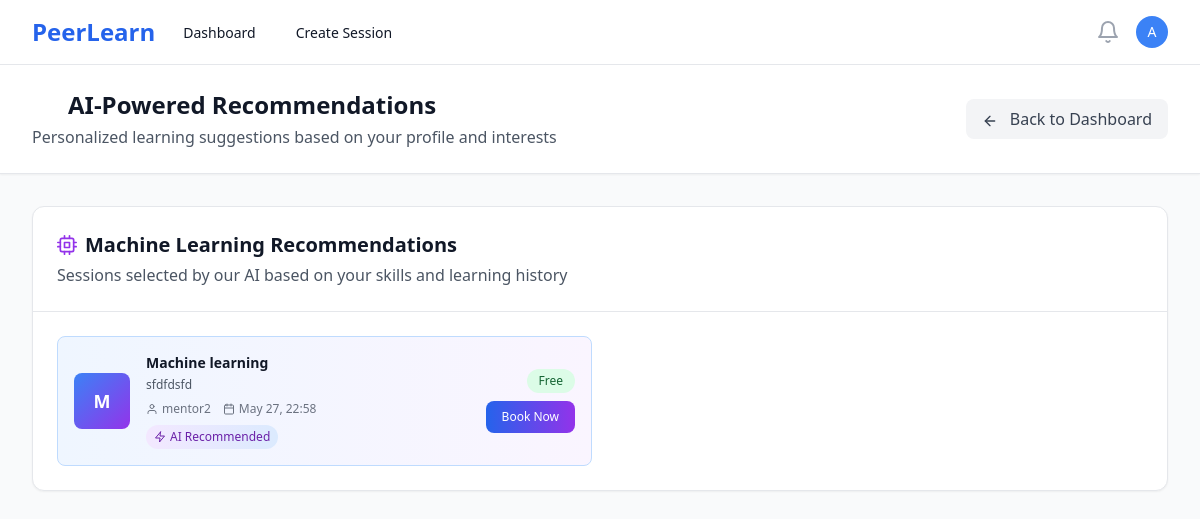
Page /recommendations/ (signed in) on the committed database.
### users/models.py (models this page shows, shortened)
class User(AbstractUser):
    ROLE_CHOICES = [
        ('mentor', 'Mentor'),
        ('learner', 'Learner'),
    ]
    id = models.UUIDField(primary_key=True, default=uuid.uuid4, editable=False)
    role = models.CharField(max_length=10, choices=ROLE_CHOICES, default='learner')
    bio = models.TextField(blank=True, null=True)
    skills = models.CharField(max_length=500, blank=True, help_text="Comma-separated skills for recommendation matching")
    interests = models.CharField(max_length=500, blank=True, help_text="Learning interests for AI recommendations")
    domain = models.CharField(max_length=100, blank=True, help_text="Learning domain/field")
    expertise = models.CharField(max_length=100, blank=True, help_text="Primary domain/area of expertise")
    career_goals = models.TextField(blank=True, help_text="Career aspirations for AI guidance")
    profile_image = models.ImageField(upload_to='profiles/', blank=True, null=True)
    created_at = models.DateTimeField(auto_now_add=True)
    updated_at = models.DateTimeField(auto_now=True)
    @property
    def is_mentor(self):
        return self.role == 'mentor'

### sessions/models.py (models this page shows, shortened)
class Session(models.Model):
    STATUS_CHOICES = [
        ('draft', 'Draft'),
        ('scheduled', 'Scheduled'),
        ('live', 'Live'),
        ('completed', 'Completed'),
        ('cancelled', 'Cancelled'),
    ]
    CATEGORY_CHOICES = [
        ('programming', 'Programming & Development'),
        ('data-science', 'Data Science & Analytics'),
        ('web-development', 'Web Development'),
        ('mobile-development', 'Mobile Development'),
        ('ai-ml', 'AI & Machine Learning'),
        ('design', 'UI/UX Design'),
        ('business', 'Business & Marketing'),
        ('language', 'Language Learning'),
        ('music', 'Music & Arts'),
        ('fitness', 'Health & Fitness'),
        ('other', 'Other'),
    ]
    id = models.UUIDField(primary_key=True, default=uuid.uuid4, editable=False)
    mentor = models.ForeignKey(User, on_delete=models.CASCADE, related_name='mentor_sessions')
    title = models.CharField(max_length=200)
    description = models.TextField()
    thumbnail = models.ImageField(upload_to='session_thumbnails/', blank=True, null=True, help_text="Session cover image")
    category = models.CharField(max_length=50, choices=CATEGORY_CHOICES, blank=True, help_text="Session category for recommendations")
    skills = models.TextField(blank=True, help_text="Comma-separated skills for ML matching")
    price = models.DecimalField(max_digits=8, decimal_places=2, null=True, blank=True, help_text="Price in INR, null for free sessions")
    schedule = models.DateTimeField()
    duration = models.IntegerField(help_text="Duration in minutes")
    max_participants = models.IntegerField(default=10)
    status = models.CharField(max_length=20, choices=STATUS_CHOICES, default='draft')
    created_at = models.DateTimeField(auto_now_add=True)
    updated_at = models.DateTimeField(auto_now=True)
    class Meta:
        ordering = ['-schedule']

### recommendations/views.py (the view)
# urls.py: path('', views.recommendations_page, name='recommendations_page'),
@login_required
def recommendations_page(request):
    try:
        recommended_sessions = get_recommendations_for_user(request.user)
        recommended_mentors = get_mentor_recommendations_for_user(request.user)
    except Exception as e:
        recommended_sessions = Session.objects.filter(
            status='scheduled',
            schedule__gte=timezone.now()
        ).exclude(
            bookings__learner=request.user,
            bookings__status='confirmed'
        ).select_related('mentor')[:8]
        recommended_mentors = []
    from datetime import timedelta
    recent_date = timezone.now() - timedelta(days=7)
    trending_sessions = Session.objects.filter(
        status='scheduled',
        schedule__gte=timezone.now(),
        bookings__created_at__gte=recent_date
    ).exclude(
        bookings__learner=request.user,
        bookings__status='confirmed'
    ).annotate(
        recent_bookings=Count('bookings', filter=Q(bookings__created_at__gte=recent_date))
    ).filter(recent_bookings__gte=1).order_by('-recent_bookings')[:5]
    popular_sessions = Session.objects.filter(
        status='scheduled',
        schedule__gte=timezone.now(),
        popularity__isnull=False
    ).exclude(
        bookings__learner=request.user,
        bookings__status='confirmed'
    ).select_related('popularity', 'mentor').order_by(
        '-popularity__rating_average',
        '-popularity__booking_count'
    )[:5]
    all_sessions = Session.objects.filter(
        status='scheduled',
        schedule__gte=timezone.now()
    ).exclude(
        bookings__learner=request.user,
        bookings__status='confirmed'
    ).select_related('mentor')[:10]
    context = {
        'recommended_sessions': recommended_sessions,
        'recommended_mentors': recommended_mentors,
        'trending_sessions': trending_sessions,
        'popular_sessions': popular_sessions,
        'all_sessions': all_sessions,
        'user_skills': request.user.skills or '',
        'user_expertise': request.user.expertise or ''
    }
    return render(request, 'recommendations/recommendations_page.html', context)

### recommendations/recommendation_engine.py (called while the page is built, shortened)
def get_recommendations_for_user(user):
    engine = RecommendationEngine(user)
    return engine.get_personalized_recommendations()

def get_mentor_recommendations_for_user(user):
    engine = RecommendationEngine(user)
    return engine.get_mentor_recommendations()

    def parse_skills(self, skills_data):
        if isinstance(skills_data, str):
            try:
                skills_data = json.loads(skills_data)
            except:
                skills_data = [s.strip() for s in skills_data.split(',') if s.strip()]
        if isinstance(skills_data, list):
            return [skill.lower().strip() for skill in skills_data if skill]
        return []

    def get_personalized_recommendations(self):
        recommendations = []
        content_based = self.content_based_filtering()
        recommendations.extend(content_based)
        collaborative = self.collaborative_filtering()
        recommendations.extend(collaborative)
        popularity_based = self.popularity_based_filtering()
        recommendations.extend(popularity_based)
        trending = self.get_trending_sessions()
        recommendations.extend(trending)
        unique_sessions = {}
        sorted_recommendations = sorted(
            unique_sessions.values(),
            key=lambda x: x['score'],
            reverse=True
        )
        return [item['session'] for item in sorted_recommendations[:8]]

    def content_based_filtering(self):
        recommendations = []
        all_skills = self.user_skills + self.user_interests
        if not all_skills:
            return recommendations

    def collaborative_filtering(self):
        recommendations = []
        similar_users = User.objects.filter(
            role='learner',
            expertise__isnull=False
        ).exclude(id=self.user.id)
        user_similarities = []
        for other_user in similar_users:
            other_skills = self.parse_skills(other_user.expertise or [])
            similarity = self.calculate_skill_similarity(self.user_skills, other_skills)
            if similarity > 0.3:  # 30% similarity threshold
                user_similarities.append((other_user, similarity))
        return recommendations

### templates/recommendations/recommendations_page.html (shortened to what this page needs)
{% extends 'base.html' %}
{% load static %}
{% block content %}
<div class="min-h-screen bg-gray-50">
    <div class="bg-white shadow-sm border-b">
        <div class="max-w-7xl mx-auto px-4 sm:px-6 lg:px-8 py-6">
            <div class="flex items-center justify-between">
                <div>
                    <h1 class="text-2xl font-bold text-gray-900 flex items-center">
                        <i data-feather="brain" class="h-6 w-6 mr-3 text-blue-600"></i>
                        AI-Powered Recommendations
                    </h1>
                    <p class="text-gray-600 mt-1">Personalized learning suggestions based on your profile and interests</p>
                </div>
                <a href="{% url 'learner_dashboard' %}" class="bg-gray-100 hover:bg-gray-200 text-gray-700 px-4 py-2 rounded-lg transition-colors">
                    <i data-feather="arrow-left" class="h-4 w-4 mr-2 inline"></i>
                    Back to Dashboard
                </a>
            </div>
        </div>
    </div>
    <div class="max-w-7xl mx-auto px-4 sm:px-6 lg:px-8 py-8">
        <div class="bg-white rounded-xl shadow-sm border border-gray-200 mb-8">
            <div class="p-6 border-b border-gray-200">
                <h2 class="text-xl font-semibold text-gray-900 flex items-center">
                    <i data-feather="cpu" class="h-5 w-5 mr-2 text-purple-600"></i>
                    Machine Learning Recommendations
                </h2>
                <p class="text-gray-600 mt-1">Sessions selected by our AI based on your skills and learning history</p>
            </div>
            <div class="p-6">
                {% if recommended_sessions %}
                    <div class="grid grid-cols-1 md:grid-cols-2 gap-4">
                        {% for session in recommended_sessions %}
                        <div class="bg-gradient-to-r from-blue-50 to-purple-50 border border-blue-200 rounded-lg p-4 hover:shadow-md transition-all duration-200">
                            <div class="flex items-center space-x-4">
                                <div class="w-14 h-14 bg-gradient-to-br from-blue-500 to-purple-600 rounded-lg flex items-center justify-center text-white text-lg font-bold flex-shrink-0">
                                    {{ session.title|first|upper }}
                                </div>
                                <div class="flex-1 min-w-0">
                                    <h3 class="font-semibold text-gray-900 text-sm">{{ session.title }}</h3>
                                    <p class="text-xs text-gray-600 mt-1">{{ session.description|truncatewords:12 }}</p>
                                    <div class="flex items-center text-xs text-gray-500 mt-2 space-x-3">
                                        <span class="flex items-center">
                                            <i data-feather="user" class="h-3 w-3 mr-1"></i>
                                            {{ session.mentor.first_name }}
                                        </span>
                                        <span class="flex items-center">
                                            <i data-feather="calendar" class="h-3 w-3 mr-1"></i>
                                            {{ session.schedule|date:"M d, H:i" }}
                                        </span>
                                    </div>
                                    <div class="mt-2">
                                        <span class="inline-flex items-center px-2 py-1 rounded-full text-xs font-medium bg-gradient-to-r from-purple-100 to-blue-100 text-purple-800">
                                            <i data-feather="zap" class="h-3 w-3 mr-1"></i>
                                            AI Recommended
                                        </span>
                                    </div>
                                </div>
                                <div class="flex flex-col items-end space-y-2">
                                    {% if session.price > 0 %}
                                        <span class="bg-blue-100 text-blue-800 px-3 py-1 text-xs font-medium rounded-full">₹{{ session.price }}</span>
                                    {% else %}
                                        <span class="bg-green-100 text-green-800 px-3 py-1 text-xs font-medium rounded-full">Free</span>
                                    {% endif %}
                                    <form method="post" action="{% url 'book_session' session.id %}" class="inline">
                                        <button type="submit" class="bg-gradient-to-r from-blue-600 to-purple-600 hover:from-blue-700 hover:to-purple-700 text-white px-4 py-2 rounded-lg text-xs font-medium transition-all">
                                            Book Now
                                        </button>
                                    </form>
                                </div>
                            </div>
                        </div>
                        {% endfor %}
                    </div>
                {% endif %}
            </div>
        </div>
    </div>
</div>
{% endblock %}

### templates/base.html (shortened to what this page needs)
<!DOCTYPE html>
<html lang="en" class="h-full bg-gray-50">
<head>
    <script src="https://cdn.tailwindcss.com"></script>
</head>
<body class="h-full">
    {% if user.is_authenticated %}
    <nav class="bg-white shadow-sm border-b border-gray-200" x-data="{ mobileMenuOpen: false }">
        <div class="max-w-7xl mx-auto px-4 sm:px-6 lg:px-8">
            <div class="flex justify-between h-16">
                <div class="flex">
                    <div class="flex-shrink-0 flex items-center">
                        <a href="{% url 'landing' %}" class="text-2xl font-bold text-blue-600">PeerLearn</a>
                    </div>
                    <div class="hidden sm:ml-6 sm:flex sm:space-x-8">
                        {% if user.is_mentor %}
                            <a href="{% url 'mentor_dashboard' %}" class="border-transparent text-gray-900 hover:text-blue-600 inline-flex items-center px-1 pt-1 border-b-2 text-sm font-medium">
                                Dashboard
                            </a>
                            <a href="{% url 'create_session' %}" class="border-transparent text-gray-900 hover:text-blue-600 inline-flex items-center px-1 pt-1 border-b-2 text-sm font-medium">
                                Create Session
                            </a>
                        {% endif %}
                    </div>
                </div>
                <div class="hidden sm:ml-6 sm:flex sm:items-center">
                    <button type="button" class="bg-white p-1 rounded-full text-gray-400 hover:text-gray-500 focus:outline-none focus:ring-2 focus:ring-offset-2 focus:ring-blue-500">
                        <i data-feather="bell" class="h-6 w-6"></i>
                    </button>
                    <div class="ml-3 relative" x-data="{ open: false }">
                        <div>
                            <button @click="open = !open" type="button" class="bg-white rounded-full flex text-sm focus:outline-none focus:ring-2 focus:ring-offset-2 focus:ring-blue-500" id="user-menu-button">
                                <div class="h-8 w-8 rounded-full bg-blue-500 flex items-center justify-center">
                                    <span class="text-white text-sm font-medium">{{ user.first_name|first|default:user.username|first }}</span>
                                </div>
                            </button>
                        </div>
                    </div>
                </div>
            </div>
        </div>
    </nav>
    {% endif %}
    <main class="{% if user.is_authenticated %}pt-0{% else %}pt-0{% endif %}">
        {% block content %}{% endblock %}
    </main>
</body>
</html>

### rows in the picture
User: first_name|first "A"
Session: title|first "M", title "Machine learning", description "sfdfdsfd", mentor.first_name "mentor2", schedule "May 27, 22:58", shows "Free"
